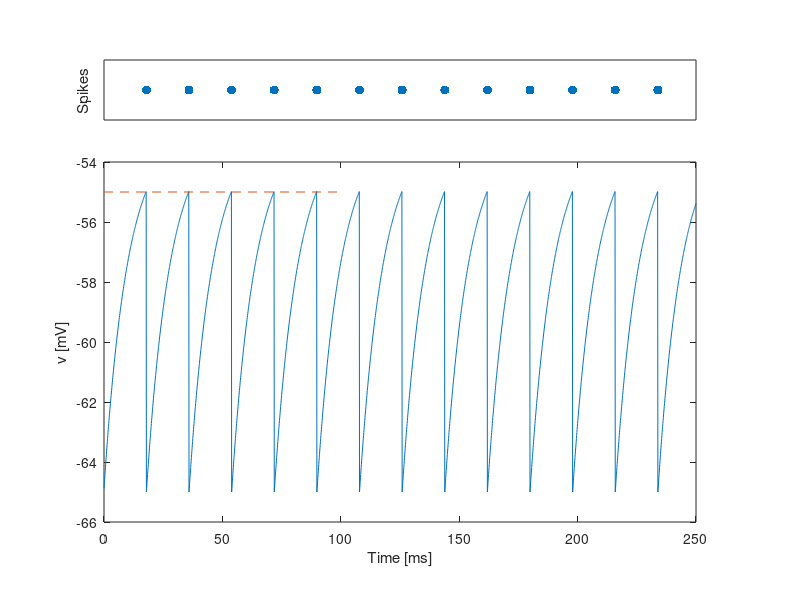

Write the MATLAB code that produced this figure.
%% Simulation of (leaky) integrate-and-fire neuron
 clear; clf;

%% parameters of the model
 dt=0.1;       % integration time step [ms]
 tau=10;       % time constant [ms]
 E_L=-65;      % resting potential [mV]
 theta=-55;    % firing threshold [mV]
 RI_ext=12;     % constant external input [mA/Ohm]
 
%% Integration with Euler method
 t_step=0; v=E_L;
 for t=0:dt:250;
     t_step=t_step+1;
     s=v>theta;
     v=s*E_L+(1-s)*(v-dt/tau*((v-E_L)-RI_ext));    
     v_rec(t_step)=v;
     t_rec(t_step)=t;
     s_rec(t_step)=s;
 end

%% Plotting results
 subplot('position',[0.13 0.13 1-0.26 0.6])
   plot(t_rec,v_rec);
   hold on; plot([0 100],[-55 -55],'--');
   axis([0 250 -66 -54]);
   xlabel('Time [ms]'); ylabel('v [mV]')

 subplot('position',[0.13 0.8 1-0.26 0.1])
   plot(t_rec,s_rec,'.','markersize',20);
   axis([0 250 0.5 1.5]); 
   set(gca,'xtick',[],'ytick',[])
   ylabel('Spikes')
